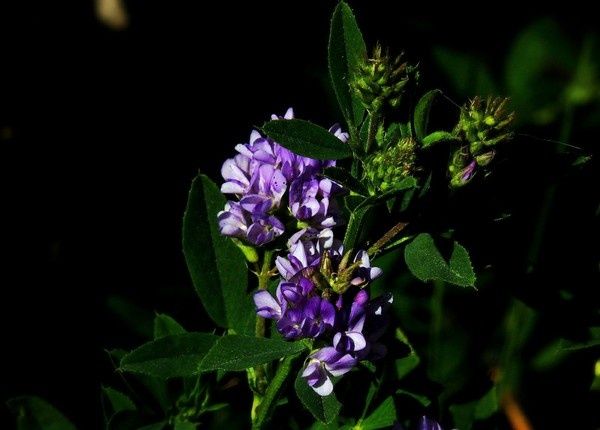
#> input picture Implementation/SVM/dataset/dataset/resized/alfalfa/alfalfa10.jpg, 600 x 430 px, found by its file name; its folder holds only this picture in this run
$ jupyter execute --allow-errors xyz.ipynb
#> lines starting #> are read from the running program, lines starting #| are printed output that depends on the picture
#> `image=cv2.imread(imgpath,0)`:
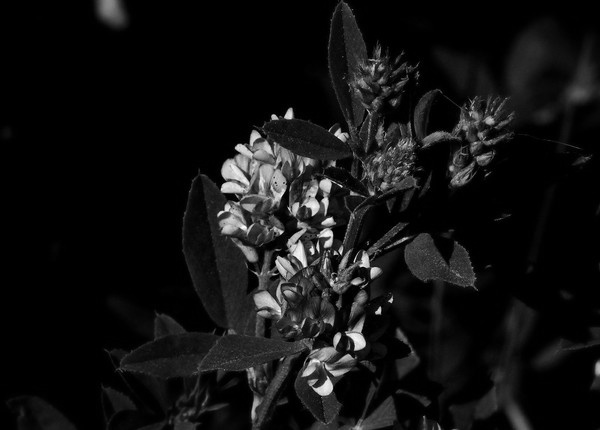
#> image: shape (430, 600); min 0, max 255, mean 17.9
#> `image=cv2.resize(image,(224,224))`:
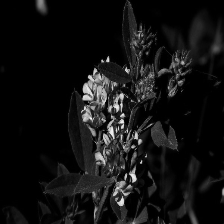
#> image: shape (224, 224, 3); min 0, max 250, mean 17.8
#> pass 2 of the loop `for category in categories:`:
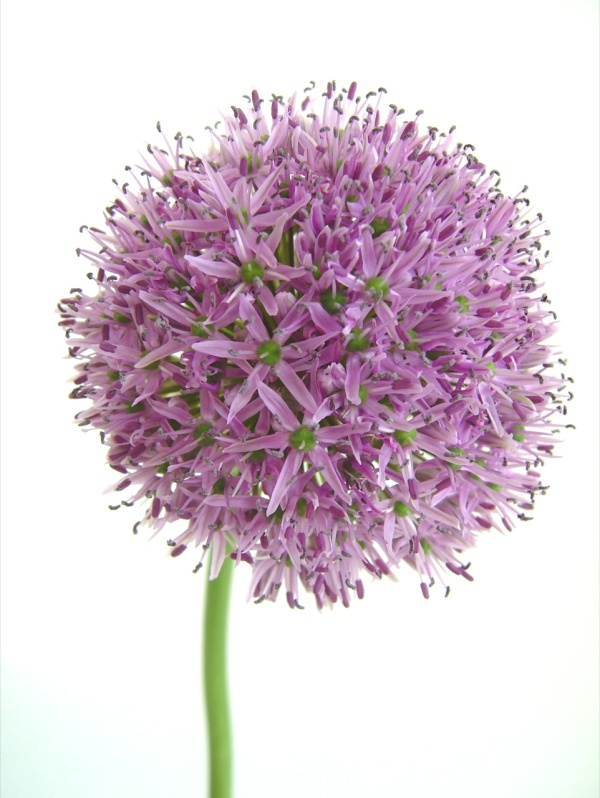
#> input picture Implementation/SVM/dataset/dataset/resized/allium/allium0.jpg, 600 x 798 px, found by its file name
#> `image=cv2.imread(imgpath,0)`:
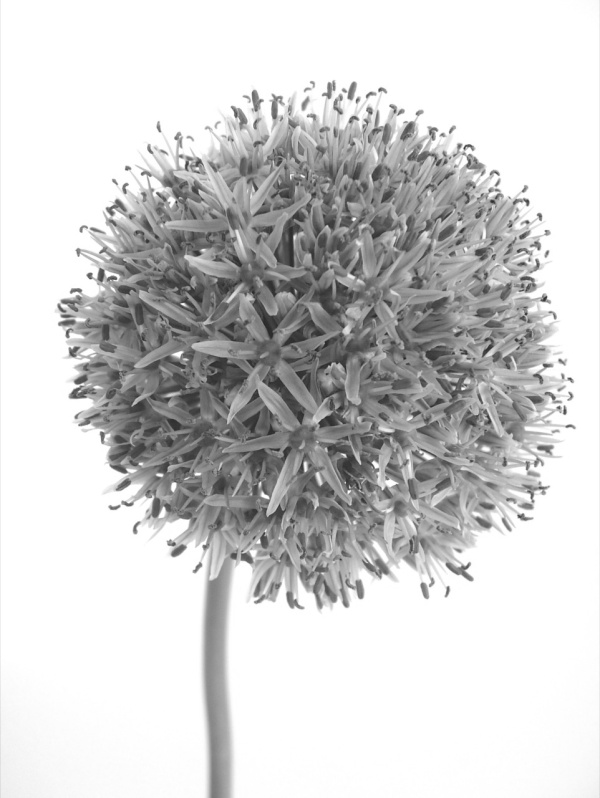
#> image: shape (798, 600); min 37, max 255, mean 208.3
#> `image=cv2.resize(image,(224,224))`:
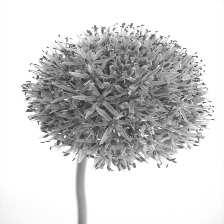
#> image: shape (224, 224, 3); min 44, max 255, mean 208.2
[cell 1]
from ast import Break
import os
from unicodedata import category
import numpy as np
import cv2
import matplotlib.pyplot as plt
import pickle
import random
from sklearn.model_selection import train_test_split
from sklearn.svm import SVC

[cell 2]
dir = 'D:\\3rd Year Mini Project\\Implementation\\dataset\\dataset\\resized'

[cell 3]
categories=['alfalfa',
'allium',
'borage',
'burdock',
'calendula',
'cattail',
'chickweed',
'chicory',
'chive_blossom',
'coltsfoot',
'common_mallow',
'common_milkweed',
'common_vetch',
'common_yarrow',
'coneflower',
'cow_parsley',
'cowslip',
'crimson_clover',
'crithmum_maritimum',
'daisy',
'dandelion',
'fennel',
'fireweed',
'gardenia',
'garlic_mustard',
'geranium',
'ground_ivy',
'harebell',
'henbit',
'knapweed',
'meadowsweet',
'mullein',
'pickerelweed',
'ramsons',
'red_clover'
]

[cell 4]
data = []

#> (a cell that did not finish here is left out)

[cell 6]
pick_in = open('data1.pickle', 'wb')
pickle.dump(data,pick_in)
pick_in.close()

[cell 7]
pick_in = open('data1.pickle', 'rb')
data=pickle.load(pick_in)
pick_in.close()

[cell 8]
random.shuffle(data)
features = []
labels = []
for feature , label in data:
    features.append(feature)
    labels.append(label)
